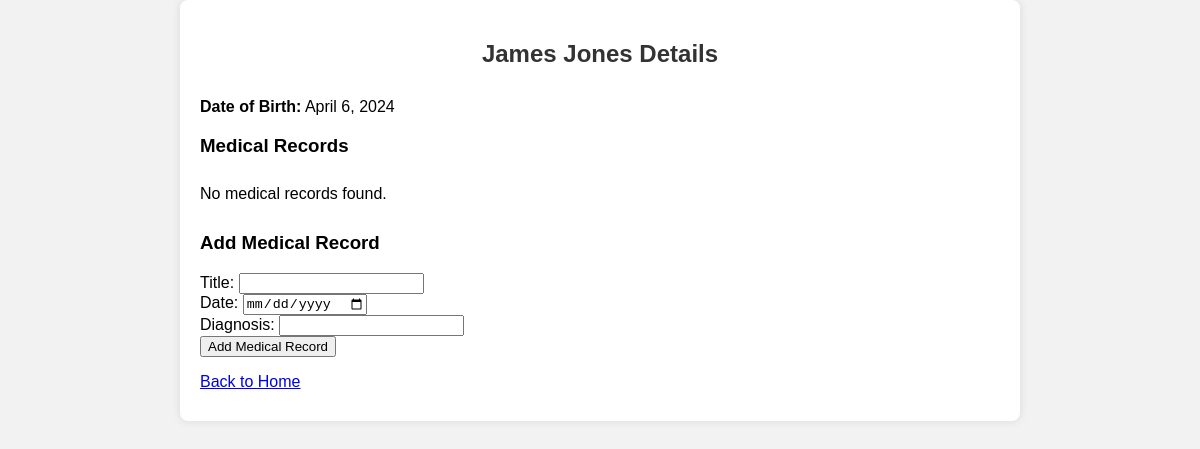
Page /patients/patients/5/ on the earlier database version.
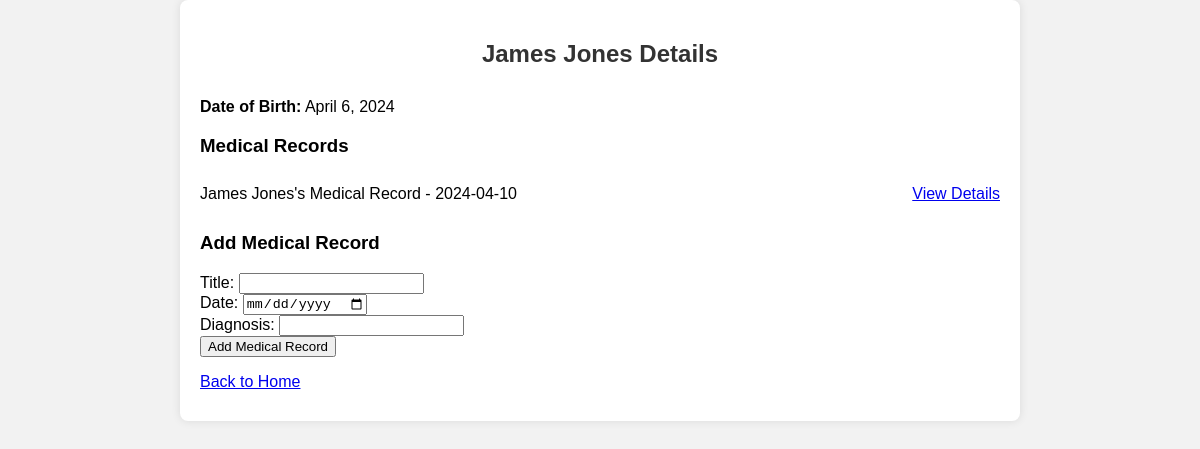
Same page on the later database version.
### patients/models.py (models this page shows, shortened)
class MedicalRecord(models.Model):
    patient = models.ForeignKey(Patient, on_delete=models.CASCADE)
    title = models.CharField(max_length=255)  # Add a field for the title
    diagnosis = models.CharField(max_length=100)
    date_created = models.DateTimeField(default=timezone.now)

### patients/views.py (the view)
# urls.py: path('patients/<int:patient_id>/', views.patient_detail_view, name='patient_detail'),
def patient_detail_view(request, patient_id):
    patient = get_object_or_404(Patient, pk=patient_id)
    medical_records = patient.medicalrecord_set.all()
    if request.method == 'POST':
        form = MedicalRecordForm(request.POST)
        if form.is_valid():
            medical_record = form.save(commit=False)
            medical_record.patient = patient
            medical_record.save()
            return redirect('patient_detail', patient_id=patient_id)
    else:
        form = MedicalRecordForm()
    return render(request, 'patient_detail.html', {'patient': patient, 'medical_records': medical_records, 'form': form})

### patients/forms.py
class MedicalRecordForm(forms.ModelForm):
    class Meta:
        model = MedicalRecord
        fields = ['diagnosis']

### templates/patient_detail.html (shortened to what this page needs)
<!DOCTYPE html>
<html lang="en">
<head>
</head>
<body>
    <div class="container">
        <h2>{{ patient.name }} Details</h2>
        <p><strong>Date of Birth:</strong> {{ patient.date_of_birth }}</p>
        <h3>Medical Records</h3>
        <ul>
            {% for record in medical_records %}
             <li>
                    <span>{{ record.title }}</span>
                 <a href="{% url 'medical_record_view' patient_id=patient.id record_id=record.id %}">View Details</a>
              </li>
         {% empty %}
              <li>No medical records found.</li>
          {% endfor %}
        </ul>
        <h3>Add Medical Record</h3>
        <form method="post" action="{% url 'patient_detail' patient_id=patient.id %}">
            <div>
                <label for="id_title">Title:</label>
                <input type="text" id="id_title" name="title" required>
            </div>
            <div>
                <label for="id_date">Date:</label>
                <input type="date" id="id_date" name="date" required>
            </div>
            <div>
                <label for="id_diagnosis">Diagnosis:</label>
                <input type="text" id="id_diagnosis" name="diagnosis" required>
            </div>
            <button type="submit">Add Medical Record</button>
        </form>
        <p><a href="{% url 'home' %}">Back to Home</a></p>
    </div>
</body>
</html>

Differences in the rows shown:
added MedicalRecord: title "James Jones's Medical Record - 2024-04-10"
Other differences:
text no longer shown: "No medical records found."
